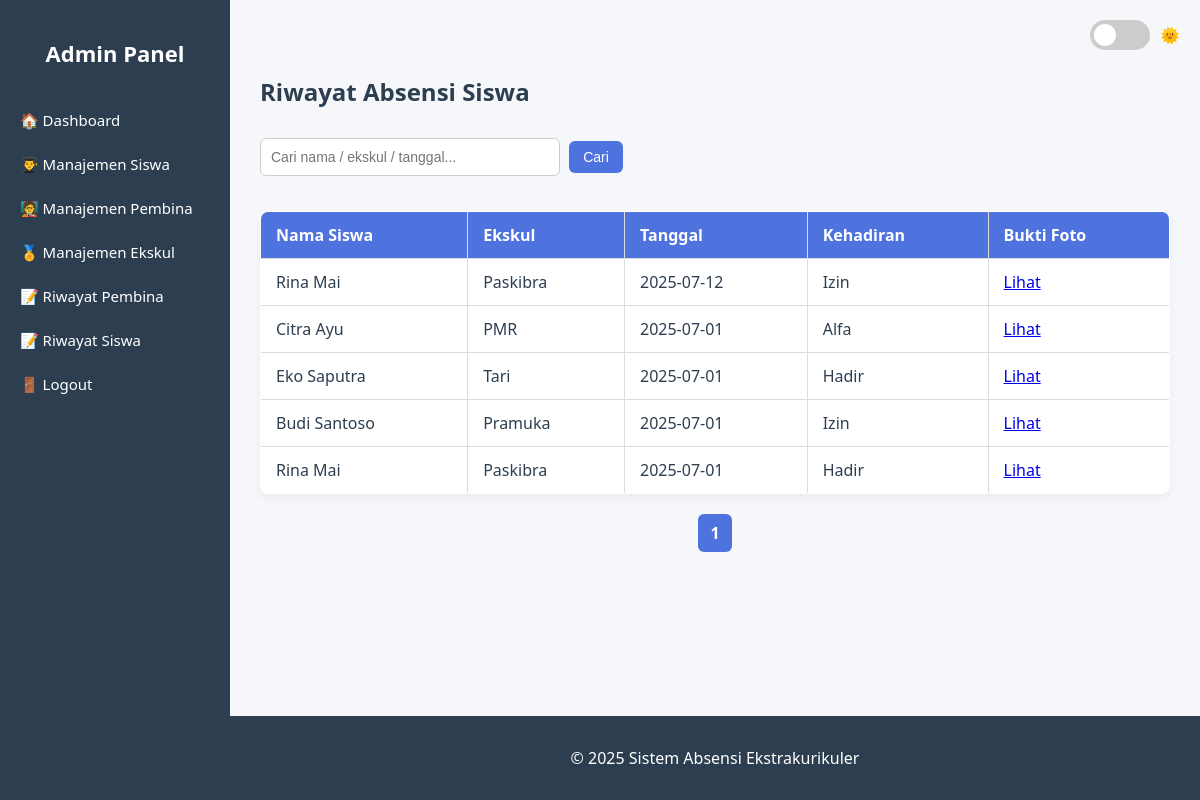
The app's page /admin/riwayat_siswa.php (signed in) with its own data.
### tables this page shows
CREATE TABLE `absensi` (
  `id_absensi` int(11) NOT NULL,
  `tanggal` date DEFAULT NULL,
  `kehadiran` enum('Hadir','Izin','Sakit','Alfa') DEFAULT NULL,
  `id_siswa` int(11) DEFAULT NULL,
  `id_ekskul` int(11) DEFAULT NULL,
  `id_pembina` int(11) DEFAULT NULL,
  `foto_bukti` varchar(255) DEFAULT NULL
);

CREATE TABLE `siswa` (
  `id_siswa` int(11) NOT NULL,
  `nama` varchar(100) DEFAULT NULL,
  `username` varchar(50) DEFAULT NULL,
  `password` varchar(255) DEFAULT NULL,
  `nisn` varchar(10) DEFAULT NULL,
  `kelas` varchar(10) DEFAULT NULL,
  `jenis_kelamin` enum('L','P') DEFAULT NULL,
  `alamat` text DEFAULT NULL,
  `no_hp` varchar(15) DEFAULT NULL
);

CREATE TABLE `ekskul` (
  `id_ekskul` int(11) NOT NULL,
  `nama_ekskul` varchar(100) DEFAULT NULL,
  `id_pembina` int(11) DEFAULT NULL
);

### admin/riwayat_siswa.php (the view, shortened to what this page needs)
<?php
include 'header.php';
include 'sidebar.php';
include '../koneksi.php';
$limit = 10;
$page = isset($_GET['page']) ? max((int)$_GET['page'], 1) : 1;
$offset = ($page - 1) * $limit;
$search = isset($_GET['search']) ? mysqli_real_escape_string($conn, $_GET['search']) : '';
$where = "WHERE a.id_siswa IS NOT NULL";
$totalQuery = mysqli_query($conn, "
    SELECT COUNT(*) AS total
    FROM absensi a
    JOIN siswa s ON a.id_siswa = s.id_siswa
    JOIN ekskul e ON a.id_ekskul = e.id_ekskul
    $where
");
$total = mysqli_fetch_assoc($totalQuery)['total'];
$totalPages = ceil($total / $limit);
$data = mysqli_query($conn, "
    SELECT a.*, s.nama AS nama_siswa, e.nama_ekskul
    FROM absensi a
    JOIN siswa s ON a.id_siswa = s.id_siswa
    JOIN ekskul e ON a.id_ekskul = e.id_ekskul
    $where
    ORDER BY a.tanggal DESC
    LIMIT $offset, $limit
");
?>
<div class="content">
    <h2>Riwayat Absensi Siswa</h2>
    <form method="GET" style="margin-bottom: 15px;">
        <input type="text" name="search" placeholder="Cari nama / ekskul / tanggal..." value="<?= htmlspecialchars($search); ?>">
        <button type="submit">Cari</button>
    </form>
    <table>
        <thead>
            <tr>
                <th>Nama Siswa</th>
                <th>Ekskul</th>
                <th>Tanggal</th>
                <th>Kehadiran</th>
                <th>Bukti Foto</th>
            </tr>
        </thead>
        <tbody>
            <?php if (mysqli_num_rows($data) > 0): ?>
                <?php while ($d = mysqli_fetch_assoc($data)): ?>
                    <tr>
                        <td><?= htmlspecialchars($d['nama_siswa']) ?></td>
                        <td><?= htmlspecialchars($d['nama_ekskul']) ?></td>
                        <td><?= $d['tanggal'] ?></td>
                        <td><?= $d['kehadiran'] ?></td>
                        <td>
                            <?php if ($d['foto_bukti']): ?>
                                <a href="#" onclick="showFoto('../uploads/<?= $d['foto_bukti'] ?>'); return false;">Lihat</a>
                            <?php else: ?>
                                (Tidak Ada)
                            <?php endif; ?>
                        </td>
                    </tr>
                <?php endwhile; ?>
            <?php else: ?>
                <tr><td colspan="5" style="text-align:center;">Tidak ada data absensi siswa.</td></tr>
            <?php endif; ?>
        </tbody>
    </table>
    <div class="pagination">
        <?php for ($i = 1; $i <= $totalPages; $i++): ?>
            <a href="?page=<?= $i ?>&search=<?= urlencode($search) ?>" class="<?= ($i == $page) ? 'active' : '' ?>">
                <?= $i ?>
            </a>
        <?php endfor; ?>
    </div>
</div>
<?php include 'footer.php'; ?>

### admin/header.php (shortened to what this page needs)
<!DOCTYPE html>
<html lang="id">
<head>
    <link rel="stylesheet" href="style.css?v=<?= time(); ?>">
</head>
<body>
<div class="theme-switch-wrapper">
    <label class="theme-switch">
        <span class="slider"></span>
    </label>
    <span id="theme-label">🌞</span>
</div>

### admin/sidebar.php (shortened to what this page needs)
<div class="sidebar">
    <h2>Admin Panel</h2>
    <a href="dashboard_admin.php">🏠 Dashboard</a>
    <a href="manajemen_siswa.php">👨‍🎓 Manajemen Siswa</a>
    <a href="manajemen_pembina.php">🧑‍🏫 Manajemen Pembina</a>
    <a href="manajemen_eskul.php">🏅 Manajemen Ekskul</a>
    <a href="riwayat_pembina.php">📝 Riwayat Pembina</a>
        <a href="riwayat_siswa.php">📝 Riwayat Siswa</a>
    <a href="../logout.php">🚪 Logout</a>
</div>

### admin/footer.php (shortened to what this page needs)
<footer class="footer">
    <p>&copy; <?php echo date('Y'); ?> Sistem Absensi Ekstrakurikuler</p>
</footer>
</body>
</html>

### admin/style.css (style rules this page uses)
:root { --bg: #f4f6f9cc; --text: #2c3e50; --sidebar-bg: #2c3e50; --sidebar-text: white; --primary: #4e73df; --primary-dark: #224abe; --table-header: #4e73df; --footer-bg: #2c3e50; }
* { box-sizing: border-box; }
body { margin: 0; background-color: var(--bg); color: var(--text); font-family: 'Segoe UI', sans-serif; }
.sidebar { width: 230px; height: 100vh; background-color: var(--sidebar-bg); padding-top: 20px; position: fixed; top: 0; left: 0; overflow-y: auto; }
.sidebar h2 { color: var(--sidebar-text); text-align: center; margin-bottom: 30px; }
.sidebar a { display: block; color: var(--sidebar-text); padding: 12px 20px; text-decoration: none; transition: 0.3s; border-radius: 8px; }
.content { margin-left: 230px; padding: 30px; }
textarea, input[type="text"], input[type="date"], input[type="file"], select { width: 100%; padding: 12px; margin-bottom: 15px; border: 1px solid #ccc; border-radius: 8px; font-size: 14px; resize: vertical; }
button, input[type="submit"] { background-color: var(--primary); color: white; border: none; padding: 10px 20px; font-size: 14px; border-radius: 8px; cursor: pointer; }
footer { text-align: center; padding: 15px; background-color: var(--footer-bg); color: white; position: fixed; bottom: 0; width: calc(100% - 230px); margin-left: 230px; }
.theme-switch-wrapper { position: fixed; top: 20px; right: 20px; z-index: 1000; display: flex; align-items: center; gap: 10px; }
.theme-switch { position: relative; display: inline-block; width: 60px; height: 30px; }
.slider { position: absolute; cursor: pointer; top: 0; left: 0; right: 0; bottom: 0; background-color: #ccc; transition: 0.4s; border-radius: 34px; }
.slider:before { position: absolute; content: ""; height: 22px; width: 22px; left: 4px; bottom: 4px; background-color: white; transition: 0.4s; border-radius: 50%; }
table { width: 100%; border-collapse: collapse; margin-top: 20px; }
table, th, td { border: 1px solid #ddd; }
th, td { padding: 10px; text-align: left; }
th { background-color: var(--table-header); color: white; }
form input[type="text"] { padding: 10px; width: 300px; border: 1px solid #ccc; border-radius: 6px; margin-top: 10px; }
form button { padding: 10px 16px; background: var(--primary); color: white; border: none; border-radius: 6px; margin-left: 5px; cursor: pointer; }
.pagination { margin-top: 20px; text-align: center; }
.pagination a { display: inline-block; padding: 8px 14px; margin: 0 4px; background: #eee; color: #333; text-decoration: none; border-radius: 6px; transition: 0.3s; }
.pagination a.active, .pagination a:hover { background: var(--primary); color: white; }

### admin/sidebar.php (style rules this page uses)
.sidebar { width: 230px; height: 100vh; background-color: var(--sidebar-bg); padding: 20px 0; position: fixed; top: 0; left: 0; overflow-y: auto; z-index: 100; }
.sidebar h2 { color: var(--sidebar-text); text-align: center; margin-bottom: 30px; font-size: 22px; }
.sidebar a { display: block; color: var(--sidebar-text); padding: 12px 20px; text-decoration: none; font-size: 15px; border-radius: 6px; transition: 0.3s; }

### admin/riwayat_siswa.php (style rules this page uses)
body { margin-top: 25px; }
table { width: 100%; border-collapse: collapse; background-color: white; border-radius: 8px; overflow: hidden; box-shadow: 0 4px 8px rgba(0, 0, 0, 0.05); }
th, td { padding: 12px 15px; text-align: left; border-bottom: 1px solid #ddd; }
th { background-color: #4e73df; color: white; }
form { margin-bottom: 20px; }
input[type="text"] { padding: 8px 12px; border-radius: 6px; border: 1px solid #ccc; font-size: 14px; }
button[type="submit"] { padding: 8px 14px; border-radius: 6px; background-color: #4e73df; color: white; border: none; cursor: pointer; font-size: 14px; }
.pagination { margin-top: 20px; text-align: center; }
.pagination a { display: inline-block; padding: 8px 12px; margin: 0 4px; border-radius: 6px; text-decoration: none; background-color: #f1f1f1; color: #333; transition: background 0.3s; }
.pagination a.active { background-color: #4e73df; color: white; font-weight: bold; }

### records on screen
absensi: id_siswa.nama "Rina Mai", id_ekskul.nama_ekskul "Paskibra", tanggal "2025-07-12", kehadiran "Izin"
absensi: id_siswa.nama "Citra Ayu", id_ekskul.nama_ekskul "PMR", tanggal "2025-07-01", kehadiran "Alfa"
absensi: id_siswa.nama "Eko Saputra", id_ekskul.nama_ekskul "Tari", tanggal "2025-07-01", kehadiran "Hadir"
absensi: id_siswa.nama "Budi Santoso", id_ekskul.nama_ekskul "Pramuka", tanggal "2025-07-01", kehadiran "Izin"
absensi: id_siswa.nama "Rina Mai", id_ekskul.nama_ekskul "Paskibra", tanggal "2025-07-01", kehadiran "Hadir"
